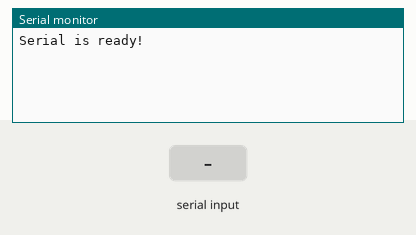
Simulated run of this sketch. Board: ESP32. On the bench: the last lines printed to the serial monitor. Inputs (shaded band) come from the test bench.

Above: at 1.2 s.
1.3 s: "1" received over the second serial link
At 1.6 s:
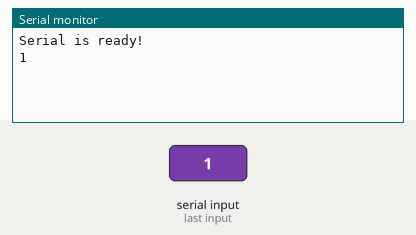
2.8 s: "0" received over the second serial link
At 4.0 s:
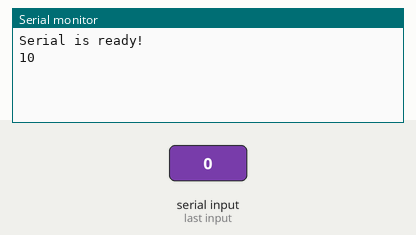

The sketch:

Basic_ESP01_RxTx.ino
```cpp
#include <SoftwareSerial.h>   // 引用程式庫
SoftwareSerial ESP(7, 8); // 接收腳, 傳送腳

void setup() {
  Serial.begin(9600);  // 與電腦序列埠連線，也能改成115200
  ESP.begin(9600);   // 與ESP-01模組連線或採用115200
  Serial.println("Serial is ready!");
  Serial.println("");
  // sendData("AT+RST\r\n",2000,DEBUG); // reset ESP8266
  // sendData("AT+GMR\r\n",1000,DEBUG);
}

void loop() {
  // 若收到「序列埠監控視窗」的資料，則送到ESP-01模組。
  if (Serial.available()) {
    ESP.print((char)Serial.read());
  }

  // 若收到ESP-01模組的資料，則送到「序列埠監控視窗」。
  if (ESP.available()) {
    Serial.print((char)ESP.read());
  }
}

/*
 * AT+GMR 查詢版本號
 * AT+CWMODE=1 : 修改工作模式為 1:STA  2:AP  3:AP+STA(BOTH)
 * AT+CIOBAUD? : 查詢鮑率 (位元速率)
 * AT+CIFSR : 查詢 IP 位址
 * AT+CWLAP : 列出附近偵測得到的基地台
 * AT+CWJAP="SSID","PWD" : 連線指定之基地台 (Join AP)
 * AT+CWJAP? : 查詢目前連線到哪一個基地台
 * AT+CIFSR : 查詢 IP 位址
 *
 * AT+CIPSTART : 建立 TCP/UDP 連線 AT+CIPSTART="TCP","www.google.com",80
 * AT+CIPSTATUS : 查詢目前 IP 連線狀態
 * AT+CIPCLOSE : 關閉 IP 連線
 *
 * AT+CWSAP? : 查詢 SoftAP 的設定
 * AT+CWSAP="ssid","pwd",ch,ecn : 更改 AP 的設定 (只在 AP/BOTH 模式有效)
 * AT+CWLIF : 查詢有哪些 Client 連線至此 AP (只在 AP/BOTH 模式有效)
 * AT+CIPMUX? : 詢問目前 TCP/UDP 連線模式
 * AT+CIPMUX=1 : 設定 TCP/UDP 連線模式為多重連線 如果要取消 ESP8266 的伺服功能, 恢復單一連線功能, 須將 CIPMUX 設為 0
 * AT+CIPSERVER=mode[,port] : 設定是否開啟 ESP8266 為伺服器 AT+CIPSERVER=1,8087
 * AT+CIPSTO? : 查詢伺服器逾時計時器設定值 (秒)
 * AT+CIPSTO=timeout : 設定伺服器逾時計時器 (0~7200 秒)
 */
```

Measured:
- after the input at 1.3 s, the serial monitor: prints a new line at once (image 1)
- after the input at 2.8 s, the serial monitor: prints a new line at once (image 2)
